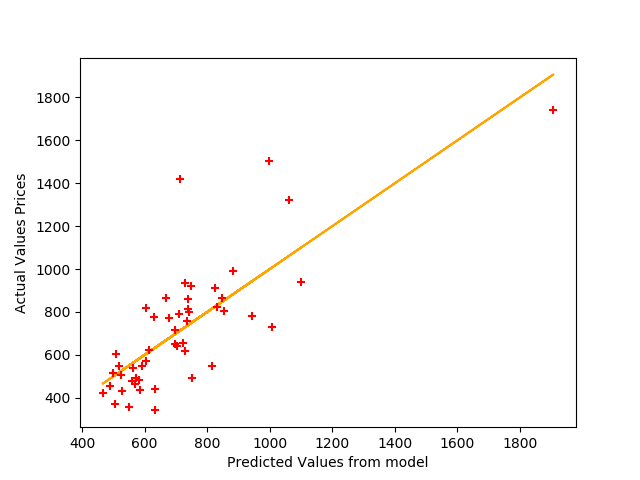

The Python source for this figure:
import pandas as pd
import numpy as np
import matplotlib.pyplot as plt
import seaborn as sns
from scipy import stats, integrate
import statsmodels.api as sm

xlpath = "mlr06.xls"

data = pd.read_excel(xlpath, header=0, error_bad_lines=False)
#print("\n{}\n".format(data))

targets = pd.DataFrame(data, columns=["X1"])

X = data[["X2","X3","X4","X5","X6","X7"]]
y = targets["X1"]
X = sm.add_constant(X)

model = sm.OLS(y, X).fit()
predictions = model.predict(X)

plt.scatter(predictions, y, s=30, c='r', marker='+', zorder=10)
fit = np.polyfit(predictions, y, deg=1)
plt.plot(predictions, fit[0] * predictions + fit[1], color='orange')
plt.xlabel("Predicted Values from model")
plt.ylabel("Actual Values Prices")
plt.show()
